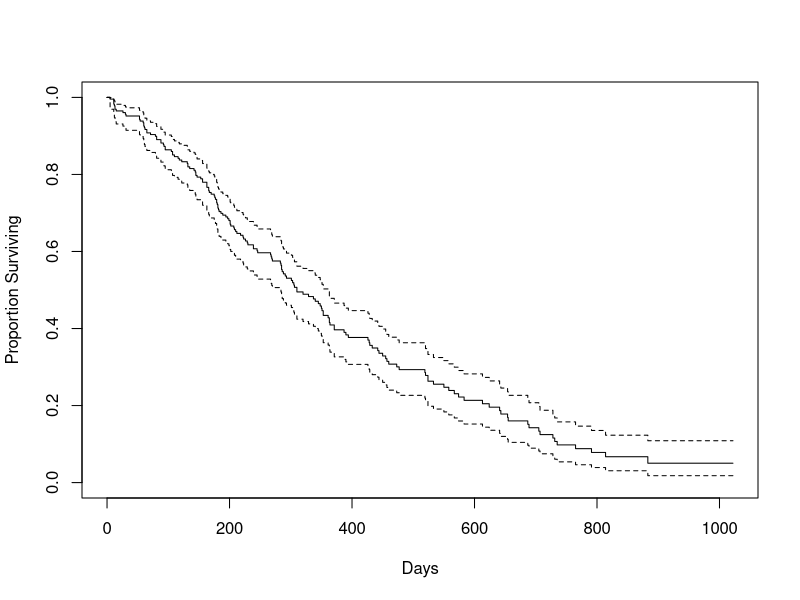
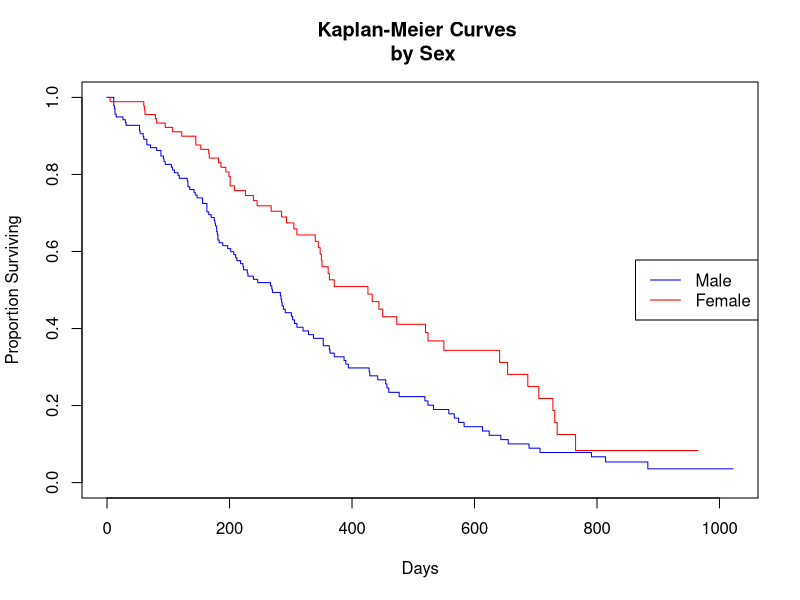
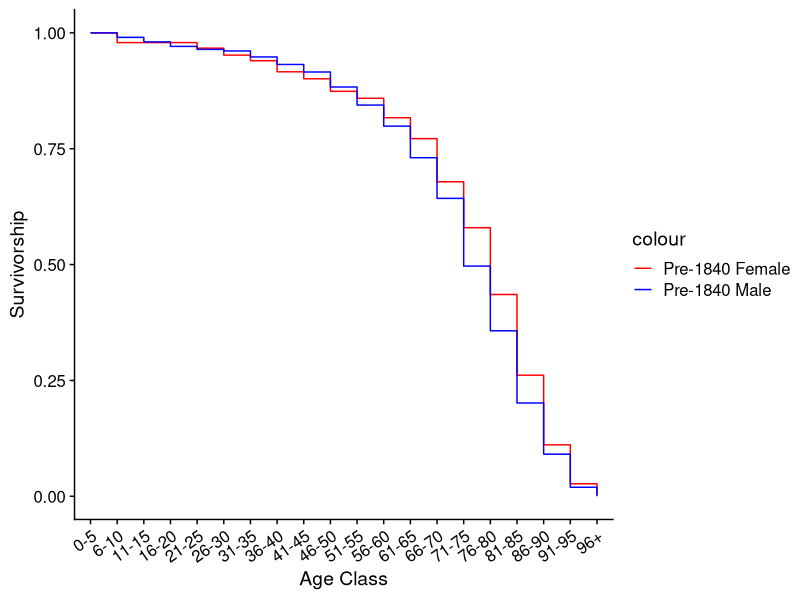

Here is the R script that generated these plots, in order:
## ---- chunk 1
# Load survival
if (!require("survival")) install.packages("survival"); library(survival)

# See the datasets in the survival package
data(package = "survival")

# Load the lung data
data(lung)

# First 5 rows of the lung data
head(lung)
tail(lung)
summary(lung)
## ---- chunk 2
# Add survival object column
lung$SurvObj <- with(lung, Surv(time, status == 2))

# Check data -- scroll to the far right to make sure it's been added
head(lung)
## ---- chunk 3
# Kaplan-Meier analysis
km.as.one <- survfit(SurvObj ~ 1, data = lung, conf.type = "log-log")
km.by.sex <- survfit(SurvObj ~ sex, data = lung, conf.type = "log-log")

# Show object
km.as.one
km.by.sex
## ---- chunk 4
plot(km.as.one, xlab="Days",ylab="Proportion Surviving")
## ---- chunk 5
plot(km.by.sex,col=c('blue','red'),xlab="Days",ylab="Proportion Surviving")
legend("right",legend = c("Male","Female"), col=c("blue","red"), lty = 1)
title("Kaplan-Meier Curves \n by Sex") #\n indicates a line break
## ---- chunk 6
if (!require("readxl")) install.packages("readxl"); library(readxl)
if (!require("tidyverse")) install.packages("tidyverse"); library(tidyverse)
if (!require("ggplot2")) install.packages("ggplot2"); library(ggplot2)
if (!require("cowplot")) install.packages("cowplot"); library(cowplot)
if (!require("plyr")) install.packages("plyr"); library(plyr)


demographyData <- read_excel("BIO208_Demog_Practice.xlsx")
#View(demographyData)
names(demographyData) <- make.names(names(demographyData))

## ---- chunk 7
DemographySubset <- dplyr::select(demographyData,c(Age.Class,Pre.1840.Female,Pre.1840.Male))
## ---- chunk 8
#Create a new column of the number of dead people by cumulatively adding the rows of data
DemographySubset$P1840FNumDead <- cumsum(DemographySubset$Pre.1840.Female)
#Create a new column of the number of people alive, with the first row as the total...
DemographySubset$P1840FNumAlive[1] <- sum(DemographySubset$Pre.1840.Female)
#...and the consecutive rows as that total - the number of people dead
DemographySubset$P1840FNumAlive[2:20] <- sum(DemographySubset$Pre.1840.Female) - DemographySubset$P1840FNumDead[1:19]
#Create a new column of the proportion of people alive 
DemographySubset$P1840FPropAlive <- DemographySubset$P1840FNumAlive/DemographySubset$P1840FNumAlive[1]


DemographySubset$P1840MNumDead <- cumsum(DemographySubset$Pre.1840.Male)
DemographySubset$P1840MNumAlive[1] <- sum(DemographySubset$Pre.1840.Male)
DemographySubset$P1840MNumAlive[2:20] <- sum(DemographySubset$Pre.1840.Male) - DemographySubset$P1840MNumDead[1:19]
DemographySubset$P1840MPropAlive <- DemographySubset$P1840MNumAlive/DemographySubset$P1840MNumAlive[1]

## ---- chunk 9
ggplot(DemographySubset) +
  geom_step(aes(x = factor(Age.Class, levels = c("0-5","6-10", "11-15", "16-20", "21-25", "26-30", "31-35", "36-40", "41-45", "46-50", "51-55", "56-60", "61-65", "66-70", "71-75","76-80", "81-85", "86-90", "91-95", "96+")), y = as.numeric(P1840FPropAlive), color="blue"), group = 1) +
  geom_step(aes(x = factor(Age.Class, levels = c("0-5","6-10", "11-15", "16-20", "21-25", "26-30", "31-35", "36-40", "41-45", "46-50", "51-55", "56-60", "61-65", "66-70", "71-75","76-80", "81-85", "86-90", "91-95", "96+")), y = as.numeric(P1840MPropAlive),color="red"), group = 1) +
  theme(legend.position = "right")  +
  scale_color_manual(labels = c("Pre-1840 Female", "Pre-1840 Male"), values = c("red", "blue")) +
  theme_cowplot() +
  xlab("Age Class") + 
  theme(axis.text.x = element_text(angle = 35, hjust = 1)) +
  ylab("Survivorship")

